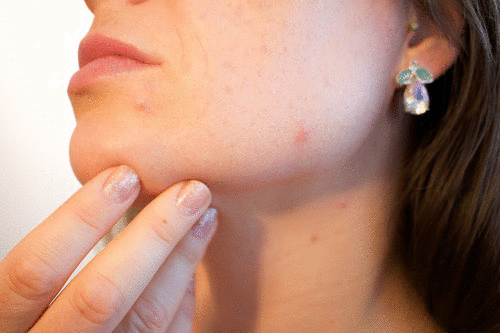
#> input picture 20_Projects/BlemishRemoval/blemish.png, 500 x 333 px
$ jupyter execute --allow-errors BlemishRemoval.ipynb   (older library calls are emulated)
#> lines starting #> are read from the running program, lines starting #| are printed output that depends on the picture; after the words box and inside, x2 and y2 are one past the last pixel; in counts of white or black regions, pixels touching at a corner belong together
[cell 1]
import cv2
import matplotlib.pyplot as plt
import numpy as np

[cell 2]
image = cv2.imread('blemish.png')
#> image is the input picture: shape (333, 500, 3); mean B, G, R 120.6, 139, 181.5
plt.imshow(image[:,:,::-1])
# plt.axis('off')
plt.show()
print(image.shape)
#| (333, 500, 3)

[cell 3]
center = (135, 302)
r = 15

blemish = image[center[0]-r:center[0]+r,center[1]-r:center[1]+r]
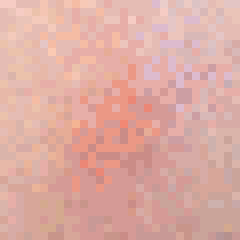
#> blemish: shape (30, 30, 3) (shown 8 times larger); mean B, G, R 163.3, 172, 221.7
plt.subplot(1, 2, 1)
plt.imshow(blemish[:,:,::-1])

blemish_gray = cv2.cvtColor(blemish, cv2.COLOR_BGR2GRAY)
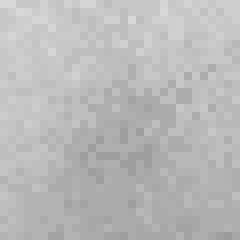
#> blemish_gray: shape (30, 30) (shown 8 times larger); min 155, max 216, mean 185.7
plt.subplot(1, 2, 2)
plt.imshow(blemish_gray, cmap='gray')

# plt.axis('off')
plt.show()
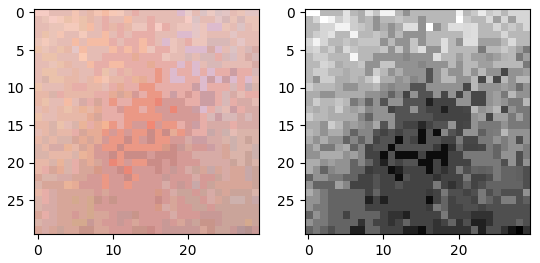
#> figure drawn by matplotlib, 2 panels

[cell 4]
rect = image.copy()

cv2.rectangle(rect, (287, 120), (317, 150), color=(255, 0, 255))
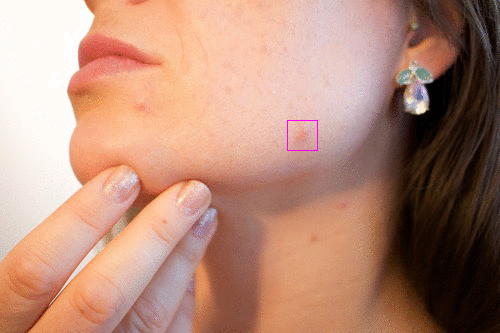
#> rect: shape (333, 500, 3); 0.07% of pixels changed, all inside (x1, y1, x2, y2) = (287, 120, 318, 151)
plt.imshow(rect[:,:,::-1])
# plt.axis('off')
plt.show()

[cell 5]
lap = cv2.Laplacian(blemish_gray, cv2.CV_32F)
plt.imshow(lap, cmap='gray')
plt.title(np.var(lap))
plt.show()

[cell 6]
center_2 = (center[0] - r*2, center[1] + r*2) # upper right
center_3 = (center[0] - r*2, center[1])       # upper middle
center_4 = (center[0] - r*2, center[1] - r*2) # upper left

center_1 = (center[0], center[1] + r*2)       # right
center_5 = (center[0], center[1])             # middle
center_6 = (center[0], center[1] - r*2)       # left

center_7 = (center[0] + r*2, center[1] - r*2) # buttom left
center_8 = (center[0] + r*2, center[1] )      # buttom middle
center_9 = (center[0] + r*2, center[1] + r*2) # buttom right

[cell 7]
def calc_lap(image, center, r):

#> called with center = (105, 272), r = 15
    sel = image[center[0]-r:center[0]+r,
                    center[1]-r:center[1]+r]

    sel_gray = cv2.cvtColor(sel, cv2.COLOR_BGR2GRAY)

    lap = cv2.Laplacian(sel_gray, cv2.CV_32F)

    return sel_gray, lap

[cell 8]
plt.figure(figsize=(10, 10))
#> (the rest of this cell did not finish here and is left out)

[cell 9]
plt.figure(figsize=(10, 10))

# middle = (135, 302)

plt.subplot(3, 3, 1)
gr, lap = calc_lap(image=image, center=center_4, r=15)
plt.title(str(np.var(lap))+' '+str(center_4))
plt.imshow(gr, cmap='gray', vmin=0, vmax=255)

plt.subplot(3, 3, 2)
gr, lap = calc_lap(image=image, center=center_3, r=15)
plt.title(str(np.var(lap))+' '+str(center_3))
plt.imshow(gr, cmap='gray', vmin=0, vmax=255)

plt.subplot(3, 3, 3)
gr, lap = calc_lap(image=image, center=center_2, r=15)
plt.title(str(np.var(lap))+' '+str(center_2))
plt.imshow(gr, cmap='gray', vmin=0, vmax=255)

plt.subplot(3, 3, 4)
gr, lap = calc_lap(image=image, center=center_6, r=15)
plt.title(str(np.var(lap))+' '+str(center_6))
plt.imshow(gr, cmap='gray', vmin=0, vmax=255)

plt.subplot(3, 3, 5)
gr, lap = calc_lap(image=image, center=center_5, r=15)
plt.title(str(np.var(lap))+' '+str(center_5))
plt.imshow(gr, cmap='gray', vmin=0, vmax=255)

plt.subplot(3, 3, 6)
gr, lap = calc_lap(image=image, center=center_1, r=15)
plt.title(str(np.var(lap))+' '+str(center_1))
plt.imshow(gr, cmap='gray', vmin=0, vmax=255)

plt.subplot(3, 3, 7)
gr, lap = calc_lap(image=image, center=center_7, r=15)
#> in calc_lap (call 7), `lap = cv2.Laplacian(sel_gray, cv2.CV_32F)`:
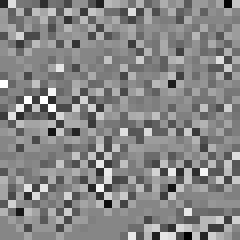
#> lap: shape (30, 30) float32 (shown 8 times larger); min -71, max 64, mean 0; drawn with min black and max white
plt.title(str(np.var(lap))+' '+str(center_7))
plt.imshow(gr, cmap='gray', vmin=0, vmax=255)

plt.subplot(3, 3, 8)
gr, lap = calc_lap(image=image, center=center_8, r=15)
#> in calc_lap (call 8), `sel = image[center[0]-r:center[0]+r, center[1]-r:center[1]+r]`:
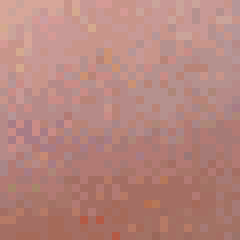
#> sel: shape (30, 30, 3) (shown 8 times larger); mean B, G, R 125.9, 133.4, 181.9
#> in calc_lap (call 8), `lap = cv2.Laplacian(sel_gray, cv2.CV_32F)`:
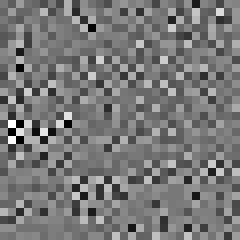
#> lap: shape (30, 30) float32 (shown 8 times larger); min -67, max 75, mean 0; drawn with min black and max white
plt.title(str(np.var(lap))+' '+str(center_8))
plt.imshow(gr, cmap='gray', vmin=0, vmax=255)

plt.subplot(3, 3, 9)
gr, lap = calc_lap(image=image, center=center_9, r=15)
#> in calc_lap (call 9), `sel = image[center[0]-r:center[0]+r, center[1]-r:center[1]+r]`:
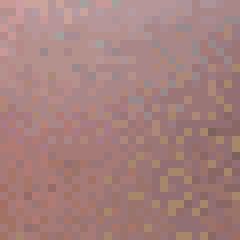
#> sel: shape (30, 30, 3) (shown 8 times larger); mean B, G, R 125, 128.2, 165.2
#> in calc_lap (call 9), `sel_gray = cv2.cvtColor(sel, cv2.COLOR_BGR2GRAY)`:
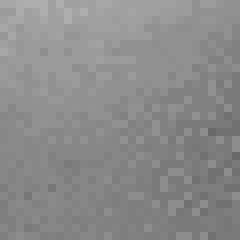
#> sel_gray: shape (30, 30) (shown 8 times larger); min 105, max 174, mean 139
#> in calc_lap (call 9), `lap = cv2.Laplacian(sel_gray, cv2.CV_32F)`:
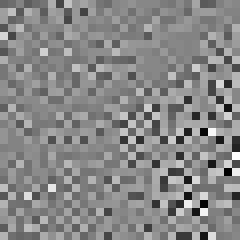
#> lap: shape (30, 30) float32 (shown 8 times larger); min -99, max 87, mean -0.1; drawn with min black and max white
plt.title(str(np.var(lap))+' '+str(center_9))
plt.imshow(gr, cmap='gray', vmin=0, vmax=255)

plt.show()

[cell 10]
def find_min_middle(image, center, r):


#> called with center = (135, 302), r = 15
    gr, lap = calc_lap(image=image, center=center, r=r)
    min_var = np.var(lap)
#> min_var = 667.6
    center_min_var = center

    moves = [(-1, 1), (-1, 0), (-1, -1), (0, 1), (0, -1), (1, -1), (1, 0), (1, 1)]

    for m in moves:

        new_center = (center[0]+m[0]*r*2, center[1]+m[1]*r*2)

        gr, lap = calc_lap(image=image, center=new_center, r=15)

        if np.var(lap) < min_var:
            min_var = np.var(lap)
            center_min_var = new_center
#> this loop made 8 passes
#> min_var on passes 1 to 3: 300.8, 270.3, 224.8
#> after the loop, center_min_var = (105, 272); min_var = 224.8

    return center_min_var

[cell 11]
new_center_point = find_min_middle(image, center, r)
#> new_center_point = (105, 272)
print(new_center_point)
#| (105, 272)
print(r)

colorpatch = image[new_center_point[0]-r:new_center_point[0]+r, new_center_point[1]-r:new_center_point[1]+r]

plt.imshow(colorpatch[:,:,::-1])
plt.show()

[cell 12]
src_mask = np.ones_like(colorpatch[:,:,0]) * 255
#> (the rest of this cell did not finish here and is left out)

[cell 13]
plt.figure(figsize=(18, 10))

plt.subplot(1,3,1)
plt.imshow(image[:,:,::-1])
#plt.axis('off')


plt.subplot(1,3,2)
#> (the rest of this cell did not finish here and is left out)

[cell 14]
center = (135, 302)
r = 15

blemish = image[center[0]-r:center[0]+r,center[1]-r:center[1]+r]
plt.subplot(1, 2, 1)
plt.imshow(blemish[:,:,::-1])

blemish_gray = cv2.cvtColor(blemish, cv2.COLOR_BGR2GRAY)
plt.subplot(1, 2, 2)
#> (the rest of this cell did not finish here and is left out)

[cell 15]
# Enter your code here
import cv2
import matplotlib.pyplot as plt
import numpy as np
import matplotlib


def calc_lap(img, center, r):

    sel = img[center[0]-r:center[0]+r, center[1]-r:center[1]+r]
    sel_gray = cv2.cvtColor(sel, cv2.COLOR_BGR2GRAY)
    lap = cv2.Laplacian(sel_gray, cv2.CV_32F)

    return sel_gray, lap


def find_best_center(img, center, r):


    gr, lap = calc_lap(img=img, center=center, r=r)
    min_var = np.var(lap)
    center_min_var = center

    moves = [(-1, 1), (-1, 0), (-1, -1), (0, 1), (0, -1), (1, -1), (1, 0), (1, 1)]

    for m in moves:

        new_center = (center[0]+m[0]*r*2, center[1]+m[1]*r*2)

        gr, lap = calc_lap(img=img, center=new_center, r=15)

        if np.var(lap) < min_var:
            min_var = np.var(lap)
            center_min_var = new_center

    return center_min_var


def onMouse(action, x, y, flags, img):

    if action == cv2.EVENT_LBUTTONDOWN:

        center = (y, x)
        r = 15

        new_center_point = find_best_center(img, center, r)

        colorpatch = img[new_center_point[0]-r:new_center_point[0]+r, new_center_point[1]-r:new_center_point[1]+r]
        src_mask = np.ones_like(colorpatch[:,:,0]) * 255
        cv2.seamlessClone(colorpatch, img, src_mask, (center[1], center[0]), cv2.NORMAL_CLONE, blend=img)


img = cv2.imread("blemish.png", 1)
cv2.namedWindow("Window")
cv2.setMouseCallback("Window", onMouse, img)

k = 0
while k != 27:
    cv2.imshow("Window", img)
    k = cv2.waitKey(20)
#> (key Esc is pressed here)
